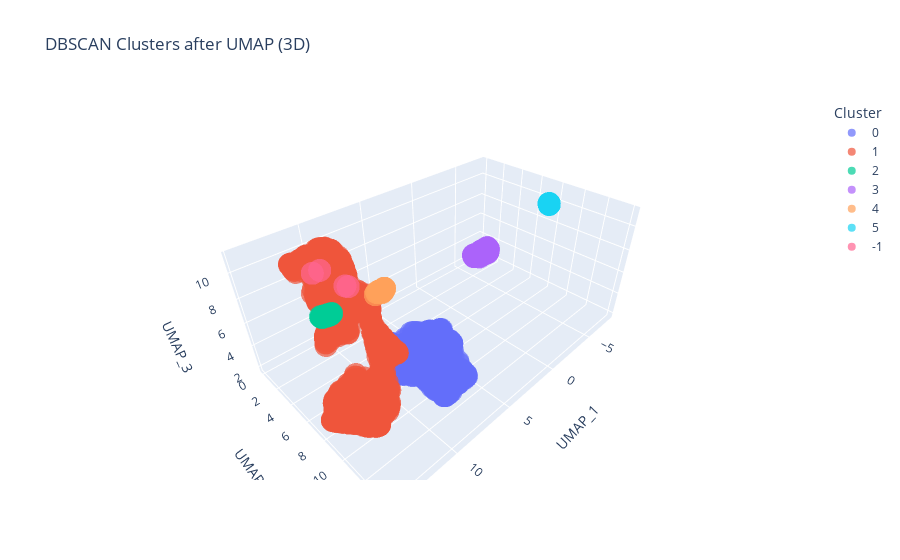

Write notebook code for a chart like this one.
### Markdown cell above
#### Visualization in 3D

To better understand the structure of the clusters, we visualize the results in 3D using Plotly Express. The visualization provides an interactive way to explore how the data points are grouped into distinct clusters.

### Code cell
import plotly.express as px

# Prepare the data for visualization
df_plot = pd.DataFrame(df_umap, columns=["UMAP_1", "UMAP_2", "UMAP_3"])
df_plot["cluster_dbscan"] = df["cluster_dbscan"]

# Interactive 3D visualization
fig = px.scatter_3d(df_plot, x="UMAP_1", y="UMAP_2", z="UMAP_3",
                    color=df_plot["cluster_dbscan"].astype(str),
                    title="DBSCAN Clusters after UMAP (3D)",
                    labels={"color": "Cluster"},
                    opacity=0.7)
fig.show()

### Figure 1 — Plotly figure (JSON) as saved in the notebook; plotly's stock layout.template omitted (floating-point values rounded to 4 significant figures; data arrays with more than 128 entries replaced by an {"elided": "..."} marker saying what was removed)
{"data": [{"hovertemplate": "Cluster=0<br>UMAP_1=%{x}<br>UMAP_2=%{y}<br>UMAP_3=%{z}<extra></extra>", "legendgroup": "0", "marker": {"color": "#636efa", "opacity": 0.7, "symbol": "circle"}, "mode": "markers", "name": "0", "scene": "scene", "showlegend": true, "type": "scatter3d", "x": {"elided": "1063 float values"}, "y": {"elided": "1063 float values"}, "z": {"elided": "1063 float values"}}, {"hovertemplate": "Cluster=1<br>UMAP_1=%{x}<br>UMAP_2=%{y}<br>UMAP_3=%{z}<extra></extra>", "legendgroup": "1", "marker": {"color": "#EF553B", "opacity": 0.7, "symbol": "circle"}, "mode": "markers", "name": "1", "scene": "scene", "showlegend": true, "type": "scatter3d", "x": {"elided": "2707 float values"}, "y": {"elided": "2707 float values"}, "z": {"elided": "2707 float values"}}, {"hovertemplate": "Cluster=2<br>UMAP_1=%{x}<br>UMAP_2=%{y}<br>UMAP_3=%{z}<extra></extra>", "legendgroup": "2", "marker": {"color": "#00cc96", "opacity": 0.7, "symbol": "circle"}, "mode": "markers", "name": "2", "scene": "scene", "showlegend": true, "type": "scatter3d", "x": [9.311, 9.511, 9.334, 9.428, 9.569, 9.975, 9.329, 9.722, 9.405, 9.649, 9.373, 9.446, 9.569, 9.462, 9.399, 9.375, 9.326, 9.867, 9.339, 9.353, 9.404, 9.914, 9.762, 9.719, 9.988, 9.821, 9.611, 9.932, 9.819, 9.352, 9.702, 9.486, 9.33, 9.354, 9.715, 10.02, 9.493, 9.32, 9.897, 9.562, 9.518, 9.517, 9.319, 9.347, 9.943, 9.9, 9.969, 9.82, 9.328, 9.362, 9.911, 9.788, 9.384, 9.351, 9.327, 9.352, 9.375, 9.305, 9.509, 9.349, 9.763, 9.337, 9.336, 9.901, 9.726, 9.361, 9.345, 9.335, 9.811, 9.583, 9.965, 9.948, 9.41, 9.943, 9.794, 9.546, 9.445, 9.381, 9.904, 9.934], "y": [0.5285, 0.164, 0.368, 0.3244, 0.2017, 0.09431, 0.4632, 0.05667, 0.4171, 0.2732, 0.3869, 0.2579, 0.3594, 0.4076, 0.2461, 0.2863, 0.4754, 0.1462, 0.3127, 0.4943, 0.4215, 0.08365, 0.05, 0.07178, 0.1237, 0.06224, 0.3331, 0.1327, 0.04882, 0.4551, 0.07718, 0.4532, 0.3622, 0.3483, 0.1312, 0.0835, 0.2049, 0.3558, 0.1478, 0.1539, 0.1872, 0.3077, 0.478, 0.3435, 0.1231, 0.1256, 0.1228, 0.06773, 0.4761, 0.3697, 0.1191, 0.1712, 0.2684, 0.2878, 0.4644, 0.3266, 0.3422, 0.37, 0.1656, 0.27, 0.0264, 0.3141, 0.2835, 0.2427, 0.2104, 0.3652, 0.3778, 0.3515, 0.2684, 0.3508, 0.1399, 0.1132, 0.2429, 0.1063, 0.05492, 0.4045, 0.2172, 0.4606, 0.118, 0.08088], "z": [4.131, 3.793, 3.959, 3.973, 3.887, 3.903, 4.063, 3.787, 4.035, 3.996, 3.992, 3.899, 4.059, 4.03, 3.86, 3.889, 4.079, 3.932, 3.909, 4.102, 4.041, 3.889, 3.799, 3.804, 3.94, 3.835, 4.038, 3.87, 3.814, 4.044, 3.807, 4.079, 3.96, 3.951, 3.866, 3.981, 3.859, 3.943, 3.917, 3.82, 3.846, 3.976, 4.078, 3.944, 3.929, 3.907, 3.933, 3.834, 4.071, 3.971, 3.916, 3.934, 3.876, 3.889, 4.065, 3.939, 3.955, 3.968, 3.814, 3.871, 3.777, 3.908, 3.874, 4.048, 3.963, 3.962, 3.978, 3.947, 4.044, 4.054, 3.947, 3.926, 3.862, 3.907, 3.819, 4.094, 3.846, 4.079, 3.914, 3.882]}, {"hovertemplate": "Cluster=3<br>UMAP_1=%{x}<br>UMAP_2=%{y}<br>UMAP_3=%{z}<extra></extra>", "legendgroup": "3", "marker": {"color": "#ab63fa", "opacity": 0.7, "symbol": "circle"}, "mode": "markers", "name": "3", "scene": "scene", "showlegend": true, "type": "scatter3d", "x": {"elided": "176 float values"}, "y": {"elided": "176 float values"}, "z": {"elided": "176 float values"}}, {"hovertemplate": "Cluster=4<br>UMAP_1=%{x}<br>UMAP_2=%{y}<br>UMAP_3=%{z}<extra></extra>", "legendgroup": "4", "marker": {"color": "#FFA15A", "opacity": 0.7, "symbol": "circle"}, "mode": "markers", "name": "4", "scene": "scene", "showlegend": true, "type": "scatter3d", "x": [7.302, 7.28, 7.394, 7.528, 7.014, 7.311, 7.297, 7.55, 7.251, 7.074, 7.524, 7.753, 7.8, 7.499, 7.387, 7.422, 7.367, 7.095, 7.003, 7.553, 7.309, 7.589, 7.346, 7.31, 7.235, 7.458, 7.527, 7.667, 7.287, 7.335, 7.232, 7.309, 7.067, 7.338, 7.055, 7.535, 7.323, 7.527, 7.559, 7.528, 7.601, 7.014, 7.984, 7.591, 7.177, 7.023, 7.032, 6.997, 6.977, 7.01, 7.341, 7.566, 7.539, 7.577, 6.983, 7.35, 7.027, 7.571], "y": [4.499, 4.49, 4.451, 4.456, 4.371, 4.493, 4.485, 4.467, 4.475, 4.385, 4.464, 4.553, 4.537, 4.46, 4.451, 4.442, 4.414, 4.378, 4.348, 4.488, 4.493, 4.515, 4.463, 4.433, 4.473, 4.453, 4.467, 4.538, 4.422, 4.466, 4.513, 4.501, 4.38, 4.502, 4.377, 4.467, 4.487, 4.454, 4.467, 4.465, 4.506, 4.373, 4.641, 4.49, 4.406, 4.374, 4.373, 4.35, 4.372, 4.368, 4.51, 4.472, 4.463, 4.497, 4.346, 4.535, 4.369, 4.471], "z": [7.131, 7.125, 7.198, 7.279, 7.179, 7.133, 7.126, 7.29, 7.133, 7.181, 7.285, 7.306, 7.341, 7.261, 7.204, 7.226, 7.216, 7.216, 7.209, 7.286, 7.137, 7.32, 7.166, 7.182, 7.127, 7.228, 7.276, 7.308, 7.226, 7.156, 7.136, 7.128, 7.188, 7.128, 7.188, 7.281, 7.134, 7.289, 7.291, 7.277, 7.313, 7.177, 7.301, 7.305, 7.208, 7.18, 7.184, 7.196, 7.167, 7.179, 7.125, 7.297, 7.289, 7.308, 7.192, 7.096, 7.188, 7.292]}, {"hovertemplate": "Cluster=5<br>UMAP_1=%{x}<br>UMAP_2=%{y}<br>UMAP_3=%{z}<extra></extra>", "legendgroup": "5", "marker": {"color": "#19d3f3", "opacity": 0.7, "symbol": "circle"}, "mode": "markers", "name": "5", "scene": "scene", "showlegend": true, "type": "scatter3d", "x": [-7.859, -7.814, -7.836, -7.82, -7.846, -7.801, -7.799, -7.842, -7.804, -7.815, -7.835, -7.834, -7.84, -7.837, -7.81, -7.862, -7.803, -7.851, -7.807, -7.796, -7.849, -7.825, -7.809, -7.854, -7.799, -7.8, -7.84, -7.832, -7.844], "y": [7.375, 7.417, 7.398, 7.411, 7.387, 7.432, 7.434, 7.391, 7.425, 7.418, 7.398, 7.4, 7.393, 7.397, 7.423, 7.371, 7.426, 7.381, 7.423, 7.434, 7.385, 7.408, 7.423, 7.379, 7.434, 7.432, 7.397, 7.402, 7.389], "z": [9.747, 9.742, 9.735, 9.743, 9.722, 9.704, 9.701, 9.728, 9.752, 9.713, 9.731, 9.71, 9.728, 9.729, 9.714, 9.754, 9.752, 9.718, 9.752, 9.761, 9.72, 9.704, 9.757, 9.75, 9.713, 9.701, 9.715, 9.718, 9.721]}, {"hovertemplate": "Cluster=-1<br>UMAP_1=%{x}<br>UMAP_2=%{y}<br>UMAP_3=%{z}<extra></extra>", "legendgroup": "-1", "marker": {"color": "#FF6692", "opacity": 0.7, "symbol": "circle"}, "mode": "markers", "name": "-1", "scene": "scene", "showlegend": true, "type": "scatter3d", "x": [9.658, 11.49, 10.72, 9.732], "y": [4.148, 3.283, 2.789, 3.88], "z": [8.546, 10.02, 9.663, 8.509]}], "layout": {"legend": {"title": {"text": "Cluster"}, "tracegroupgap": 0}, "scene": {"domain": {"x": [0, 1], "y": [0, 1]}, "xaxis": {"title": {"text": "UMAP_1"}}, "yaxis": {"title": {"text": "UMAP_2"}}, "zaxis": {"title": {"text": "UMAP_3"}}}, "title": {"text": "DBSCAN Clusters after UMAP (3D)"}}}
